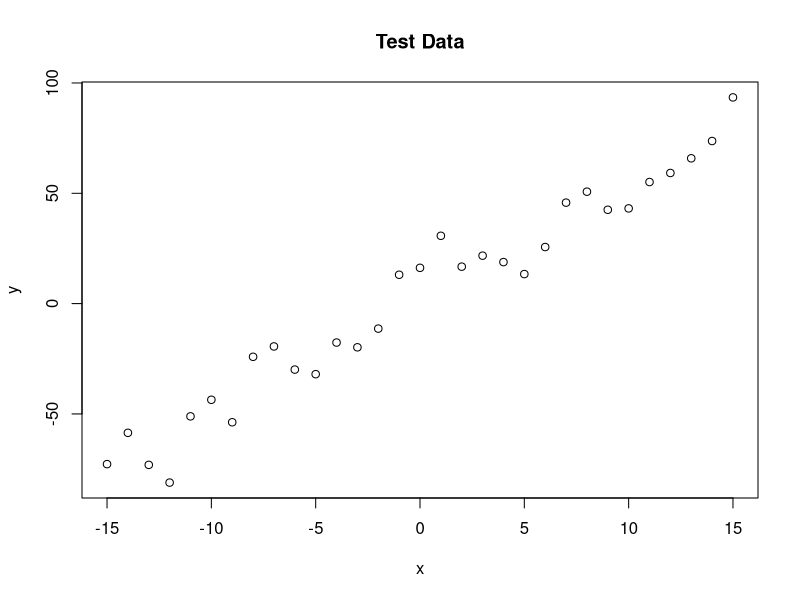
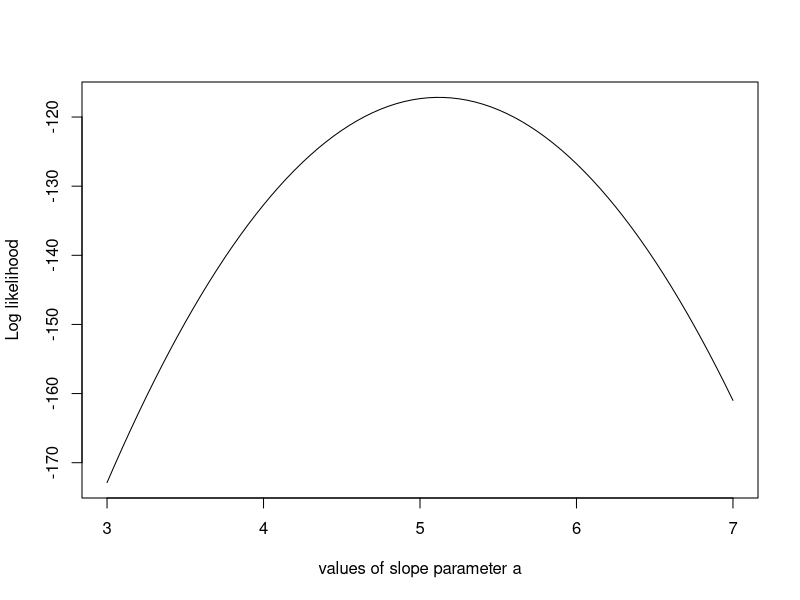
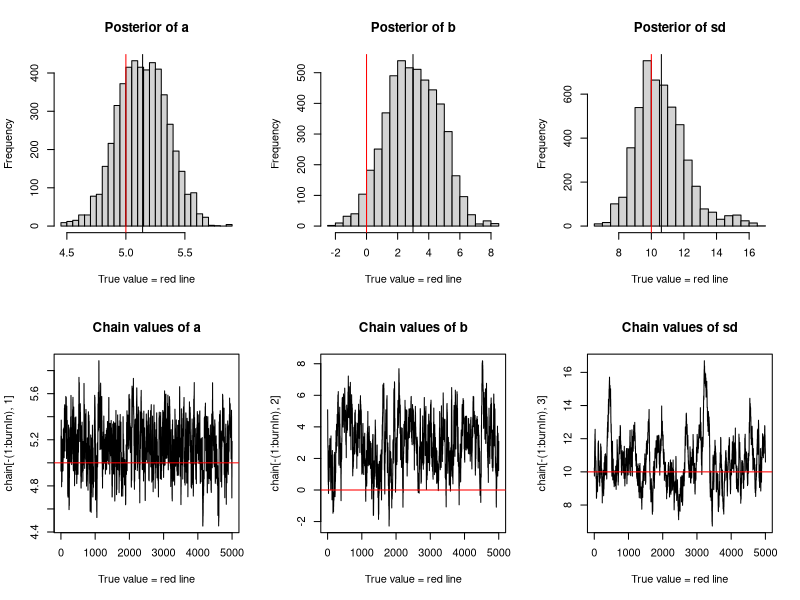

R code for these plots, in order:
trueA <- 5
trueB <- 0
trueSd <- 10
sampleSize <- 31

# create independent x-values 
x <- (-(sampleSize-1)/2):((sampleSize-1)/2)
# create dependent values according to ax + b + N(0,sd)
y <-  trueA * x + trueB + rnorm(n=sampleSize,mean=0,sd=trueSd)

plot(x,y, main="Test Data")


likelihood <- function(param){
  a = param[1]
  b = param[2]
  sd = param[3]
  
  pred = a*x + b
  singlelikelihoods = dnorm(y, mean = pred, sd = sd, log = T)
  sumll = sum(singlelikelihoods)
  return(sumll)   
}

# Example: plot the likelihood profile of the slope a
slopevalues <- function(x){return(likelihood(c(x, trueB, trueSd)))}
slopelikelihoods <- lapply(seq(3, 7, by=.05), slopevalues )
plot (seq(3, 7, by=.05), slopelikelihoods , type="l", xlab = "values of slope parameter a", ylab = "Log likelihood")


# Prior distribution
prior <- function(param){
  a = param[1]
  b = param[2]
  sd = param[3]
  aprior = dunif(a, min=0, max=10, log = T)
  bprior = dnorm(b, sd = 5, log = T)
  sdprior = dunif(sd, min=0, max=30, log = T)
  return(aprior+bprior+sdprior)
}


# Posterior distribution
posterior <- function(param){
  return (likelihood(param) + prior(param))
}


######## Metropolis algorithm ################

proposalfunction <- function(param){
  return(rnorm(3,mean = param, sd= c(0.1,0.5,0.3)))
}

run_metropolis_MCMC <- function(startvalue, iterations){
  chain = array(dim = c(iterations+1,3))
  chain[1,] = startvalue
  for (i in 1:iterations){
    proposal = proposalfunction(chain[i,])
    
    probab = exp(posterior(proposal) - posterior(chain[i,]))
    if (runif(1) < probab){
      chain[i+1,] = proposal
    }else{
      chain[i+1,] = chain[i,]
    }
  }
  return(chain)
}

startvalue = c(4,0,10)
chain = run_metropolis_MCMC(startvalue, 10000)

burnIn = 5000
acceptance = 1-mean(duplicated(chain[-(1:burnIn),]))


### Summary: #######################

par(mfrow = c(2,3))
hist(chain[-(1:burnIn),1],nclass=30, main="Posterior of a", xlab="True value = red line" )
abline(v = mean(chain[-(1:burnIn),1]))
abline(v = trueA, col="red" )
hist(chain[-(1:burnIn),2],nclass=30, main="Posterior of b", xlab="True value = red line")
abline(v = mean(chain[-(1:burnIn),2]))
abline(v = trueB, col="red" )
hist(chain[-(1:burnIn),3],nclass=30, main="Posterior of sd", xlab="True value = red line")
abline(v = mean(chain[-(1:burnIn),3]) )
abline(v = trueSd, col="red" )
plot(chain[-(1:burnIn),1], type = "l", xlab="True value = red line" , main = "Chain values of a")
abline(h = trueA, col="red" )
plot(chain[-(1:burnIn),2], type = "l", xlab="True value = red line" , main = "Chain values of b")
abline(h = trueB, col="red" )
plot(chain[-(1:burnIn),3], type = "l", xlab="True value = red line" , main = "Chain values of sd")
abline(h = trueSd, col="red" )

# for comparison:
summary(lm(y~x))